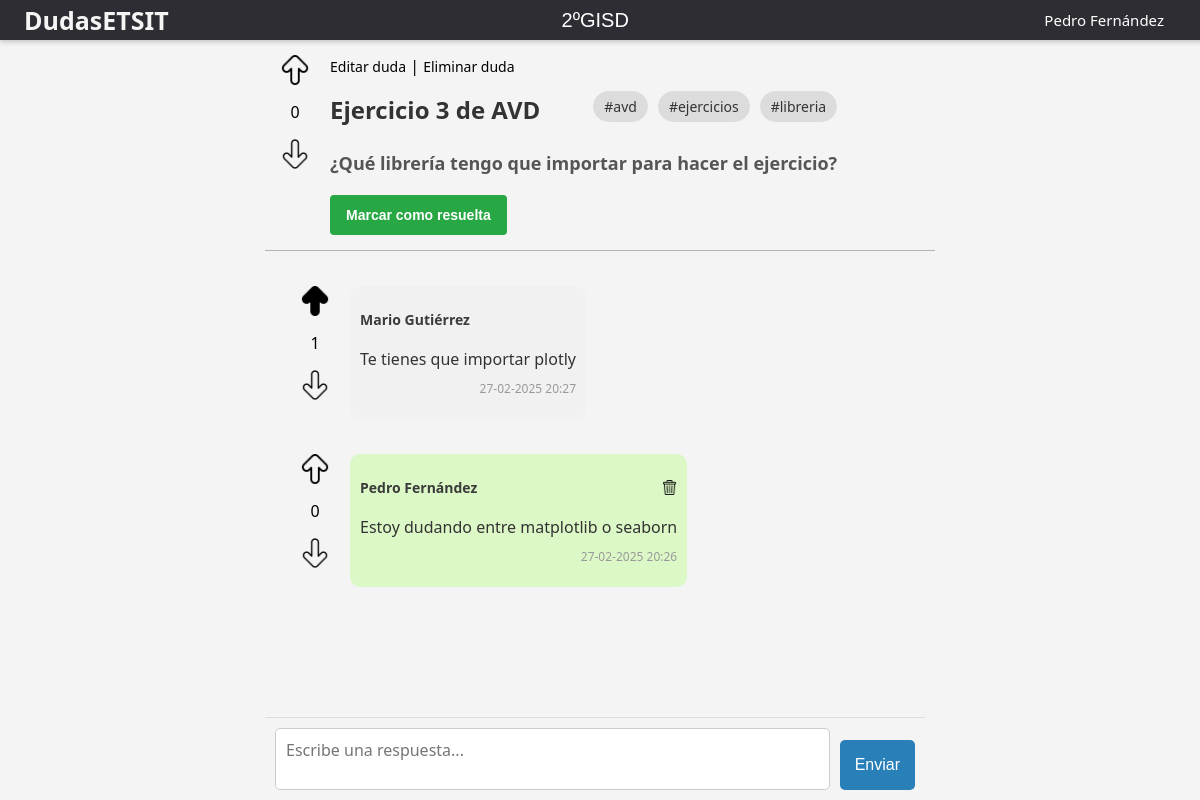
Screenshot of /2ºGISD/issue/2 (signed in) with the database file from the repository.
### app.py (models this page shows, shortened)
class User(UserMixin, db.Model):
    __tablename__ = 'user'
    id = db.Column(db.Integer, primary_key=True)
    username = db.Column(db.String(150), unique=True, nullable=False)
    password = db.Column(db.LargeBinary, nullable=False)
    email = db.Column(db.String(150), unique=True, nullable=False)
    messages = db.relationship('Message', backref=db.backref('user', lazy=True))
    group_id = db.Column(db.Integer, db.ForeignKey('group.id'), nullable=False)
    issues = db.relationship('Issue', backref=db.backref('user', lazy=True))

class Issue(db.Model):
    __tablename__ = 'issue'
    id = db.Column(db.Integer, primary_key=True)
    title = db.Column(db.String(150), nullable=False)
    description = db.Column(db.String(500))
    created_at = db.Column(db.DateTime, default=datetime.now())
    modified_at = db.Column(db.DateTime, default=datetime.now())
    resolved = db.Column(db.Boolean, default=False)
    user_id = db.Column(db.Integer, db.ForeignKey('user.id'), nullable=False)
    group_id = db.Column(db.Integer, db.ForeignKey('group.id'), nullable=False)
    votes = db.Column(db.Integer, default=0)
    voters = db.relationship('User', secondary='issue_votes', backref=db.backref('voted_issues', lazy=True))

class Tag(db.Model):
    __tablename__ = 'tag'
    id = db.Column(db.Integer, primary_key=True)
    name = db.Column(db.String(100), unique=True, nullable=False)
    issues = db.relationship('Issue', secondary='issue_tags', backref=db.backref('tags', lazy=True))

class Message(db.Model):
    __tablename__ = 'message'
    id = db.Column(db.Integer, primary_key=True)
    content = db.Column(db.String(500), nullable=False)
    votes = db.Column(db.Integer, default=0)
    created_at = db.Column(db.DateTime, default=datetime.now())
    user_id = db.Column(db.Integer, db.ForeignKey('user.id'), nullable=False)
    issue_id = db.Column(db.Integer, db.ForeignKey('issue.id', ondelete='CASCADE'), nullable=False)
    voters = db.relationship('User', secondary='message_votes', backref=db.backref('voted_messages', lazy=True))
    issue = db.relationship('Issue', backref=db.backref('message', lazy=True, cascade="all, delete-orphan"))

### app.py (the view, shortened to what this page needs)
@app.route('/<group>/issue/<id>', methods=['GET', 'POST'])
@login_required
def issue(group, id):
    issue = Issue.query.filter_by(id=id).first()
    user_issue_vote = IssueVotes.query.filter_by(user_id=current_user.id, issue_id=issue.id).first()
    groups = Group.query.with_entities(Group.name).all()
    if user_issue_vote:
        user_issue_vote = user_issue_vote.vote_type
    messages = Message.query.filter_by(issue_id=id).order_by(Message.created_at.asc()).options(joinedload(Message.user)).all()
    message_votes = {}
    for message in messages:
        upvotes = len([vote for vote in message.message_votes if vote.vote_type == 1])
        downvotes = len([vote for vote in message.message_votes if vote.vote_type == -1])
        total_votes = upvotes - downvotes
        message_votes[message.id] = total_votes
    sorted_messages = sorted(messages, key=lambda m: message_votes[m.id], reverse=True)
    user_votes = {}
    for message in sorted_messages:
        user_vote = MessageVotes.query.filter_by(user_id=current_user.id, message_id=message.id).first()
        if user_vote:
            user_votes[message.id] = user_vote.vote_type
        else:
            user_votes[message.id] = 0
    return render_template('issue.html', groups=groups, group=group, issue=issue, messages=sorted_messages, message_votes=message_votes, user_votes=user_votes, user_issue_vote=user_issue_vote)

### app.py (called while the page is built)
@login_manager.user_loader
def load_user(user_id):
    return User.query.get(int(user_id))

### templates/issue.html (shortened to what this page needs)
<!DOCTYPE html>
<html>
<head>
</head>
<body>
    <div class="top-bar">
        <h3 onclick="window.location.href='{{ url_for('home_get', group=group) }}'" class="title">DudasETSIT</h3>
        <select onchange="window.location.href='/' + this.value + '/home'">
            <optgroup label="GISD">
            {% for group_option in groups %}
                {% if 'GISD' in group_option[0] %}
                    <option value="{{ group_option[0] }}" {% if group_option[0] == group %}selected{% endif %}>
                        {{ group_option[0] }}
                    </option>
                {% endif %}
            {% endfor %}
            </optgroup>
        </select>
        <div class="user-info">
            <span id="username">{{ current_user.username }}</span>
        </div>
    </div>
    <div class="content-container">
        <div class="issue_and_answers">
            <div class="rating-and-issue">
                <div id="rating">
                    <img
                        {% if user_issue_vote == 1 %}
                            src="{{ url_for('static', filename='arrow-up-voted.png') }}"
                        {% else  %}
                            src="{{ url_for('static', filename='arrow-up.png') }}"
                        {% endif %}
                        onclick="location.href='{{ url_for('voteup_issue', group=group, issueid=issue.id) }}'"
                    >
                    <p id="votes-{{ issue.id }}">{{ issue.votes }}</p>
                    <img
                        {% if user_issue_vote == -1 %}
                            src="{{ url_for('static', filename='arrow-down-voted.png') }}"
                        {% else %}
                            src="{{ url_for('static', filename='arrow-down.png') }}"
                        {% endif %}
                        onclick="location.href='{{ url_for('votedown_issue', group=group, issueid=issue.id) }}'"
                    >
                </div>
                <div class="issue-container">
                    {% if current_user.id == issue.user_id %}
                        <span class="link" onclick="editIssue()">Editar duda</span> |
                        <span class="link" onclick="deleteIssue()">Eliminar duda</span>
                    {% endif %}
                    <div class="issue-header">
                        <h1>{{ issue.title }}</h1>
                        <div class="tags-container">
                            {% for tag in issue.tags %}
                                <span class="tag">#{{ tag.name }}</span>
                            {% endfor %}
                        </div>
                    </div>
                    <h2 id="description">{{ issue.description|safe }}</h2>
                    {% if issue.user_id == current_user.id %}
                        {% if issue.resolved == False %}
                            <button onclick="checkIssue()">Marcar como resuelta</button>
                        {% elif issue.resolved == True %}
                            <button onclick="uncheckIssue()">Marcar como no resuelta</button>
                        {% endif %}
                    {% endif %}
                </div>
            </div>
            <div id="answers-container">
                <div id="messages">
                    {% for message in messages %}
                        <div class="message-container">
                            <div id="rating">
                                <img
                                    {% if user_votes[message.id] == 1 %}
                                        src="{{ url_for('static', filename='arrow-up-voted.png') }}"
                                    {% else %}
                                        src="{{ url_for('static', filename='arrow-up.png') }}"
                                    {% endif %}
                                    {% if issue.resolved == False %}
                                        onclick="location.href='{{ url_for('voteup', group=group, id=issue.id, messageid=message.id) }}'"
                                    {% endif %}
                                >
                                <p id="votes-{{ message.id }}">{{ message.votes }}</p>
                                <img
                                    {% if user_votes[message.id] == -1 %}
                                        src="{{ url_for('static', filename='arrow-down-voted.png') }}"
                                    {% else %}
                                        src="{{ url_for('static', filename='arrow-down.png') }}"
                                    {% endif %}
                                    {% if issue.resolved == False %}
                                        onclick="location.href='{{ url_for('votedown', group=group, id=issue.id, messageid=message.id) }}'"
                                    {% endif %}
                                >
                            </div>
                            <div id="message" class="{{ 'sent' if message.user.username == current_user.username else 'received' }}">
                                <div class="message-header">
                                    <p class="username">{{ message.user.username }}</p>
                                    {% if current_user.id == message.user_id %}
                                        <img src="{{ url_for('static', filename='bin.png') }}" onclick="deleteMessage('{{ message.id }}')"></img>
                                    {% endif %}
                                </div>
                                <p class="content">{{ message.content|safe }}</p>
                                <p class="date">{{ message.created_at.strftime('%d-%m-%Y %H:%M') }}</p>
                            </div>
                        </div>
                    {% endfor %}
                </div>
            </div>
        </div>
        <div class="input-container">
            {% if issue.resolved == False %}
                <textarea id="new-message" placeholder="Escribe una respuesta..." oninput="adjustHeight(this)"></textarea>
                <button onclick="sendMessage()">Enviar</button>
            {% elif issue.resolved == True %}
                <input type="text" id="new-message" placeholder="Esta duda ha sido resuelta" readonly>
            {% endif %}
        </div>
    </div>
</body>
</html>

### templates/issue.html (style rules this page uses)
body { font-family: 'Segoe UI', Tahoma, Geneva, Verdana, sans-serif; background-color: #f4f4f4; margin: 0; padding: 0; display: flex; flex-direction: column; height: 100vh; overflow-x: hidden; }
.top-bar { display: flex; justify-content: space-between; align-items: center; background-color: #2d2d33; color: #f5f5f5; position: fixed; top: 0; width: 100%; height: 40px; z-index: 8; left: 0; padding: 0 2%; box-shadow: 0 2px 5px rgba(0, 0, 0, 0.2); }
.title { font-size: 25px; font-weight: bold; cursor: pointer; }
.user-info { font-size: 15px; margin-right: 5%; position: relative; }
.user-info span { color: white; }
select { padding: 10px; font-size: 20px; background-color: transparent; color: white; border: none; outline: none; appearance: none; cursor: pointer; transition: background-color 0.3s ease, border 0.3s ease; }
optgroup { font-weight: bold; font-size: 16px; color: #333; }
option { font-size: 16px; padding: 10px; background-color: #fff; color: #333; border: none; cursor: pointer; transition: background-color 0.3s ease; }
select option:checked { background-color: #d48434; color: #fff; }
.issue_and_answers { overflow-y: auto; }
.rating-and-issue { display: flex; gap: 20px; margin-top: 40px; color: black; padding: 15px; background-color: #f4f4f4; border-bottom: 1.2px solid #b5b3b3; }
.link { font-size: 14px; }
.issue-header { display: flex; justify-content: space-between; align-items: center; gap: 20px; }
.tags-container { display: flex; gap: 10px; flex-wrap: wrap; }
.tag { background-color: #dddcdc; padding: 5px 10px; border-radius: 20px; font-size: 14px; color: #333; border: 1px solid #ddd; cursor: pointer; }
.issue-container h1 { font-size: 24px; color: #333; margin-bottom: 10px; word-wrap: break-word; }
.issue-container h2 { font-size: 18px; color: #555; margin-bottom: 20px; word-wrap: break-word; max-width: 600px; }
.issue-container button { margin-left: 0; padding: 8px 16px; border: none; border-radius: 4px; cursor: pointer; font-size: 14px; font-weight: bold; transition: background-color 0.3s ease, color 0.3s ease; height: 40px; }
.issue-container button[onclick="checkIssue()"] { background-color: #28a745; color: white; }
#answers-container { flex: 1; padding: 15px; background-color: #f4f4f4; margin-bottom: 80px; }
#messages { width: 100%; max-width: 600px; margin: 0 auto; padding: 20px; display: flex; flex-direction: column; gap: 20px; }
.message-container { display: flex; gap: 20px; }
#rating { display: flex; flex-direction: column; height: 80px; align-items: center; }
#rating img { max-height: 30px; width: auto; }
#message { display: flex; flex-direction: column; margin-bottom: 15px; padding: 10px; border-radius: 10px; position: relative; }
.sent { background-color: #dcf8c6; width: fit-content; }
.received { background-color: #f1f1f1; width: fit-content; }
.message-header { display: flex; justify-content: space-between; gap: 20px; align-items: center; }
.username { font-weight: bold; font-size: 14px; color: #3b3b3b; }
.message-header img { margin: 0; width: 15px; cursor: pointer; }
.content { font-size: 16px; color: #333; margin: 5px 0; word-wrap: break-word; word-break: break-word; }
.date { font-size: 12px; color: #999; margin-top: 5px; text-align: right; }
.input-container { position: fixed; display: flex; padding: 10px; border-top: 1px solid #ddd; bottom: 0; z-index: 10000; width: 640px; background-color: #f4f4f4; align-items: flex-end; }
textarea { font-family: 'Segoe UI', Tahoma, Geneva, Verdana, sans-serif; flex: 1; padding: 10px; border: 1px solid #ccc; border-radius: 5px; outline: none; font-size: 16px; resize: none; overflow-y: auto; height: 40px; max-height: 150px; }
button { background-color: #2980b9; color: white; border: none; padding: 10px 15px; margin-left: 10px; border-radius: 5px; cursor: pointer; font-size: 16px; transition: background 0.3s; height: 50px; }

### rows the page displays
User: username "Pedro Fernández"
Issue: votes "0", title "Ejercicio 3 de AVD", description "¿Qué librería tengo que importar para hacer el ejercicio?"
Tag: name "avd"
Tag: name "ejercicios"
Tag: name "libreria"
Message: shows a picture, votes "1", user.username "Mario Gutiérrez", content "Te tienes que importar plotly", created_at "27-02-2025 20:27"
Message: shows a picture, votes "0", user.username "Pedro Fernández", content "Estoy dudando entre matplotlib o seaborn", created_at "27-02-2025 20:26"

### other values shown
form field value "2ºGISD"
